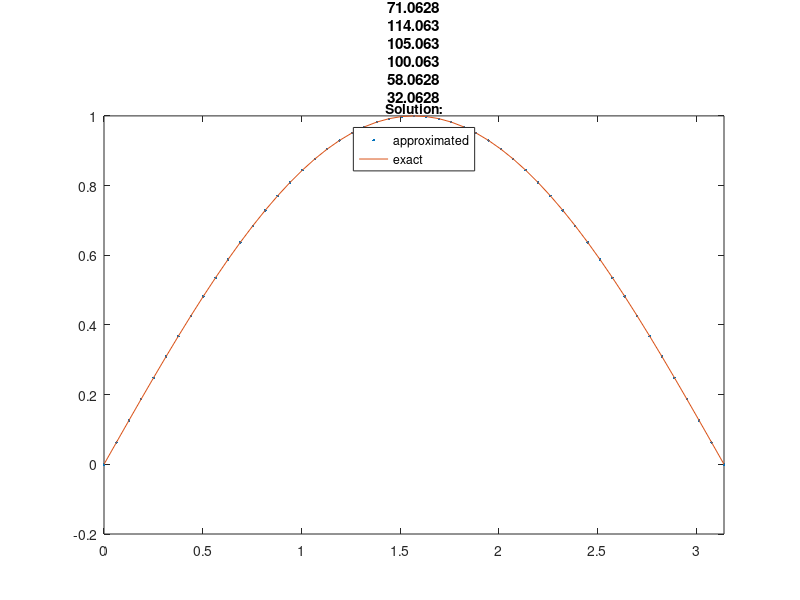

Here is the MATLAB script that generated this plot: (Note: this script raises an error after producing the figure.)
clear all;

%data init

interval_start = 0.0;
interval_end = pi;
error = [];
error_h1 = [];
%function init
exact_solution = @(x) sin(x);
fx = @(x) sin(x);
fp = @(x) cos(x);


%solving start
numberOfProbes = [50 100 200 400 800]; %2.^(1:12);
for n = numberOfProbes %iterating throught numers of samples
    h =  abs(interval_start - interval_end) / n; %grid size calculation
    x = linspace(interval_start, interval_end, n+1);
    
    exact_solution_x = zeros(1, round(n)); %place for approximated function
for i = 1:n+1
     exact_solution_x(i) = exact_solution(x(i)); %vector of exact solutions in time
end
   % method
       A = zeros(n+1, n+1);
f = zeros(n+1, 1);

for i = 1:n
    A(i, i+1) = h/6;
    A(i, i) = 2*h/3;
    A(i+1, i) = h/6;
end

A(1, 1) = 2*h/3;
A(n+1, n+1) = 2*h/3;
f(1) = 0;
f(n+1) = 0;

for i = 2:n
    f(i) = (fx( (x(i)+x(i-1))/2 )+fx(   (x(i)+x(i+1))/2   ))/2;             
end

c = A \ f;
y = A*c;

yp = [];
%div calc
for i = 1:n
yp(i) = (y(i+1)-y(i))/h;
end



%plotting figure

figure(n);
plot(x, y, '.', x ,exact_solution_x, '-');
title("Grid: " + h);
lgd = legend("approximated", "exact","location",'north' );
title(lgd, "Solution:");
xlim([0, pi]);

%error calculation

temp_e = max(abs(exact_solution_x-y'), [], "all");
error = [error , temp_e ]; %adding maximum error for the particular n point case



%calculating in1 error
temp_e_h = [];
for i=1:n-1
temp_e_h = [temp_e_h,(fp(x(i))-(exact_solution_x(i+1)-exact_solution_x(i))/h)];
end

temp_e_h = temp_e+ max(temp_e_h);
error_h1 = [error_h1 , temp_e_h ];



index = log2(error(1:length(error)-1)./error(2:length(error)));
index_h = log2(error_h1(1:length(error_h1)-1)./error_h1(2:length(error_h1)));
if(n>numberOfProbes(1))
fprintf(1, "For n: %f" , n)
fprintf(1, " points case index is: %f" , index(length(index)))
fprintf(1, " with maximum error: %f ", temp_e)
fprintf(1, " ERR1 index is: %f" , index_h(length(index_h)))
fprintf(1, " error1: %f \n", temp_e_h)
end
end
figure(2)
plot( numberOfProbes, error)
set(gca, 'YScale', 'log')
title("Error values:");
figure(3)
plot(numberOfProbes(2: end), index)
%set(gca, 'YScale', 'log')
title("Index values:")
figure(4)
plot( numberOfProbes, error_h1)
set(gca, 'YScale', 'log')
title("Error1 values:");
figure(5)
plot(numberOfProbes(2: end), index_h)
%set(gca, 'YScale', 'log')
title("Error1 index values:")

